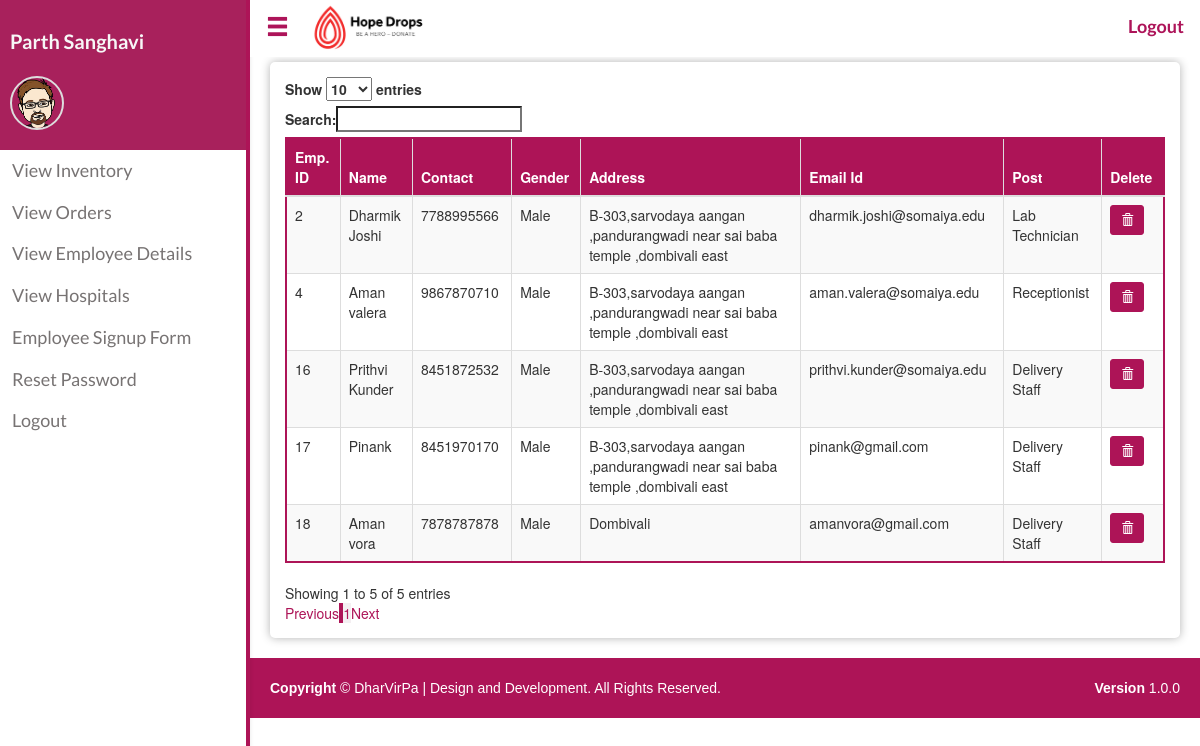
The app's page /view_emp.php (signed in) with its own data.
### tables this page shows
CREATE TABLE `employees` (
  `Emp_id` int(15) NOT NULL,
  `P_id` int(15) NOT NULL,
  `Emp_email` varchar(50) NOT NULL,
  `Password` varchar(500) NOT NULL,
  `password_changed` tinyint(1) NOT NULL DEFAULT '0',
  `Post_id` int(15) NOT NULL
);

CREATE TABLE `person` (
  `P_id` int(15) NOT NULL,
  `Name` varchar(50) NOT NULL,
  `Contact` varchar(10) NOT NULL,
  `Address` varchar(200) NOT NULL,
  `Gender` varchar(10) NOT NULL
);

### view_emp.php (the view, shortened to what this page needs)
<?php
include_once("connection.php");
?>
<?php
$query = "SELECT * FROM employees inner join person where employees.P_id = person.P_id and Post_id != 1";
$result = mysqli_query($conn,$query);
?>
<!DOCTYPE html>
<html>
<head>
    <link rel="stylesheet" href="https://maxcdn.bootstrapcdn.com/bootstrap/3.3.7/css/bootstrap.min.css">
    <link rel="stylesheet" type="text/css" href="https://cdn.datatables.net/1.10.19/css/dataTables.bootstrap.min.css">
    <link rel="stylesheet" type="text/css" href="./css/navbar_style.css">
    <link rel="stylesheet" type="text/css" href="./css/main.css">
</head>
<body>
<?php include('./sidenav.php');
?>
  <div id="main" class="shrink">
    <?php include('./horizontal-nav.php')?>
    <div class="box">
      <div class="table-responsive">
      	<div class="scroll">
          <table id="example" class="table table-striped table-bordered table-hover" style="width:100%">
	          <thead>
	            <tr>
                <th>Emp. ID</th>
	              <th>Name</th>
	              <th>Contact</th>
	              <th>Gender</th>
	              <th>Address</th>
	              <th>Email Id</th>
	              <th>Post</th>
                <th width="40px;">Delete</th>
	             </tr>
	          </thead>
	          <?php
	          if(mysqli_num_rows($result)>0)
	          {
	            while($row =mysqli_fetch_assoc($result))
	            {
	              echo "<tr>";
                echo "<td>".$row['Emp_id']."</td>";
	              echo "<td>".$row['Name']."</td>";
	              echo "<td>".$row['Contact']."</td>";
	              echo "<td>".$row['Gender']."</td>";
	              echo "<td>".$row['Address']."</td>";
	              echo "<td>".$row['Emp_email']."</td>";
	              switch ($row['Post_id']) {
	              	case 2:
	              		echo "<td>Lab Technician</td>";
	              		break;
	              	case 3:
	              		echo "<td>Receptionist</td>";
	              		break;
	              	case 4:
	              		echo "<td>Delivery Staff</td>";
	              		break;
	              }
                echo "<td>
                   <form action='empdel.php?alert=delete' method='POST'>
                     <input type = 'hidden' name = 'id' value = '".$row['Emp_id']."'>
                     <button type = 'submit' class = 'btn btn-primary btn-sm'>
                            <span class='glyphicon glyphicon-trash'></span>
                        </button>
                    </form>
                </td>";
	              echo"</tr>";
	            }
	          }
	          else
	          {
	            echo "<div class='alert alert-warning'>No data to display for donors</div>";
	          }
	          ?>
	        </table>
    	</div>
      </div>
    </div>
	 <?php include_once("footer.php") ?>
  </div>
</body>
</html>

### css/main.css (style rules this page uses)
body { padding-bottom: 0px; }

### view_emp.php (style rules this page uses)
.box { box-shadow: 0 0 10px 0 rgba(0,0,0,0.3); margin-top: 0px; padding: 15px; border-radius: 5px; margin: 20px; margin-top: 62px; }
table.dataTable { border-color: #ad1457 !important; }
.table-bordered { border: 2px solid #ad1457 !important; }
.table>caption+thead>tr:first-child>td, .table>caption+thead>tr:first-child>th, .table>colgroup+thead>tr:first-child>td, .table>colgroup+thead>tr:first-child>th, .table>thead:first-child>tr:first-child>td, .table>thead:first-child>tr:first-child>th { background-color: #ad1457; color: white; }
.btn-primary { color: #fff !important; background-color: #ad1457 !important; border-color: #ad1457 !important; }

### sidenav.php (style rules this page uses)
#main { transition: margin-left .5s; }
#main.shrink { margin-left: 250px; }

### records on screen
employees: Emp_id "2", P.Name "Dharmik Joshi", P.Contact "7788995566", P.Gender "Male", P.Address "B-303,sarvodaya aangan ,pandurangwadi near sai baba temple ,dombivali east", Emp_email "dharmik.joshi@somaiya.edu", shows "Lab Technician"
employees: Emp_id "4", P.Name "Aman valera", P.Contact "9867870710", P.Gender "Male", P.Address "B-303,sarvodaya aangan ,pandurangwadi near sai baba temple ,dombivali east", Emp_email "aman.valera@somaiya.edu", shows "Receptionist"
employees: Emp_id "16", P.Name "Prithvi Kunder", P.Contact "8451872532", P.Gender "Male", P.Address "B-303,sarvodaya aangan ,pandurangwadi near sai baba temple ,dombivali east", Emp_email "prithvi.kunder@somaiya.edu", shows "Delivery Staff"
employees: Emp_id "17", P.Name "Pinank", P.Contact "8451970170", P.Gender "Male", P.Address "B-303,sarvodaya aangan ,pandurangwadi near sai baba temple ,dombivali east", Emp_email "pinank@gmail.com", shows "Delivery Staff"
employees: Emp_id "18", P.Name "Aman vora", P.Contact "7878787878", P.Gender "Male", P.Address "Dombivali", Emp_email "amanvora@gmail.com", shows "Delivery Staff"

### other values on screen
$_SESSION['Ename'] "Parth Sanghavi"
